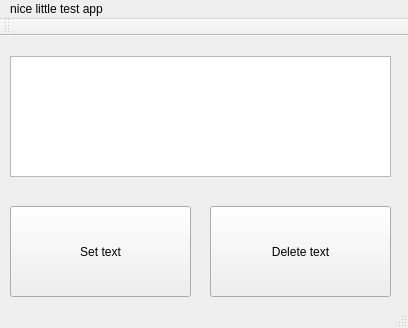
<?xml version="1.0" encoding="UTF-8"?>
<ui version="4.0">
 <class>QtWidgetsApplication1Class</class>
 <widget class="QMainWindow" name="QtWidgetsApplication1Class">
  <property name="geometry">
   <rect>
    <x>0</x>
    <y>0</y>
    <width>408</width>
    <height>328</height>
   </rect>
  </property>
  <property name="windowTitle">
   <string>QtWidgetsApplication1</string>
  </property>
  <widget class="QWidget" name="centralWidget">
   <widget class="QPushButton" name="btnSet">
    <property name="geometry">
     <rect>
      <x>10</x>
      <y>170</y>
      <width>181</width>
      <height>91</height>
     </rect>
    </property>
    <property name="text">
     <string>Set text</string>
    </property>
   </widget>
   <widget class="QTextEdit" name="textEdit">
    <property name="geometry">
     <rect>
      <x>10</x>
      <y>20</y>
      <width>381</width>
      <height>121</height>
     </rect>
    </property>
   </widget>
   <widget class="QPushButton" name="btnDelete">
    <property name="geometry">
     <rect>
      <x>210</x>
      <y>170</y>
      <width>181</width>
      <height>91</height>
     </rect>
    </property>
    <property name="text">
     <string>Delete text</string>
    </property>
   </widget>
  </widget>
  <widget class="QMenuBar" name="menuBar">
   <property name="geometry">
    <rect>
     <x>0</x>
     <y>0</y>
     <width>408</width>
     <height>21</height>
    </rect>
   </property>
   <widget class="QMenu" name="menugg">
    <property name="title">
     <string>nice little test app</string>
    </property>
   </widget>
   <addaction name="menugg"/>
  </widget>
  <widget class="QToolBar" name="mainToolBar">
   <attribute name="toolBarArea">
    <enum>TopToolBarArea</enum>
   </attribute>
   <attribute name="toolBarBreak">
    <bool>false</bool>
   </attribute>
  </widget>
  <widget class="QStatusBar" name="statusBar"/>
 </widget>
 <layoutdefault spacing="6" margin="11"/>
 <resources>
  <include location="QtWidgetsApplication1.qrc"/>
 </resources>
 <connections/>
</ui>
